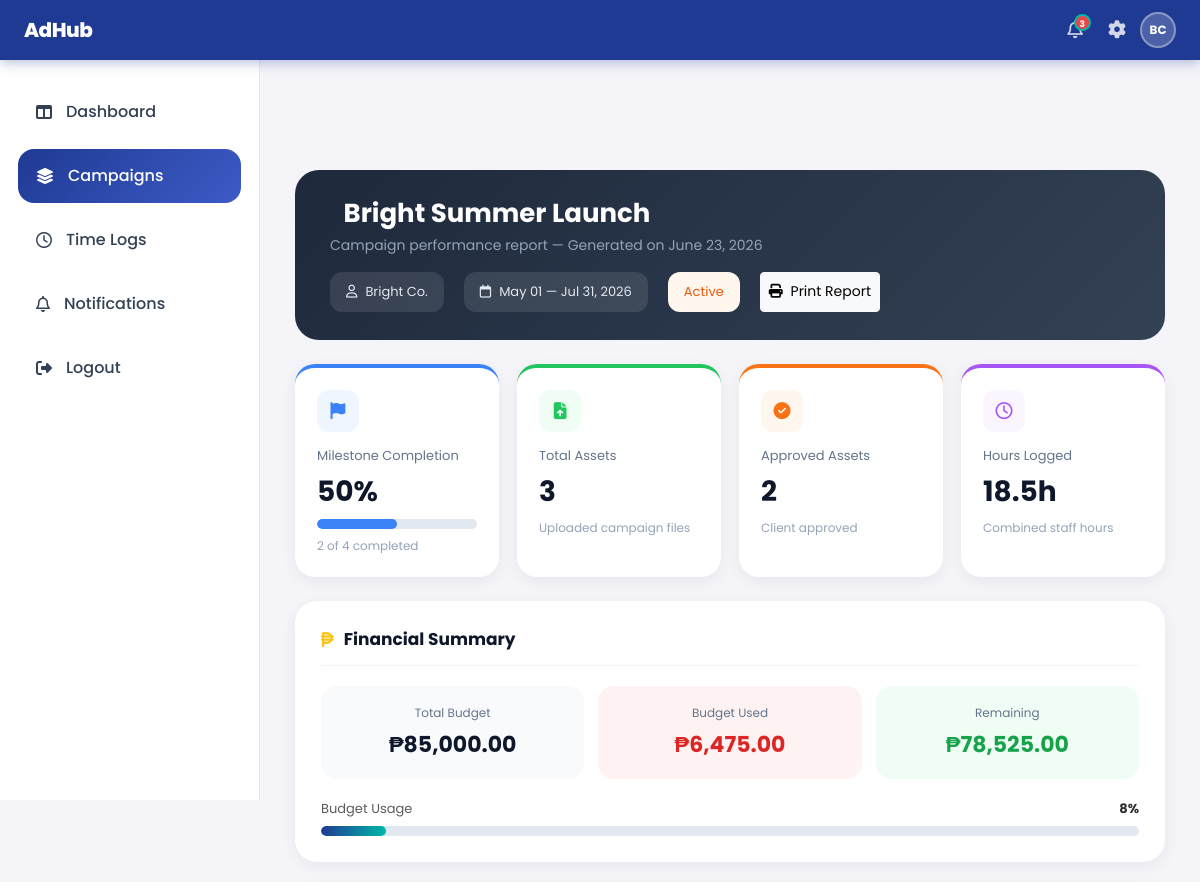
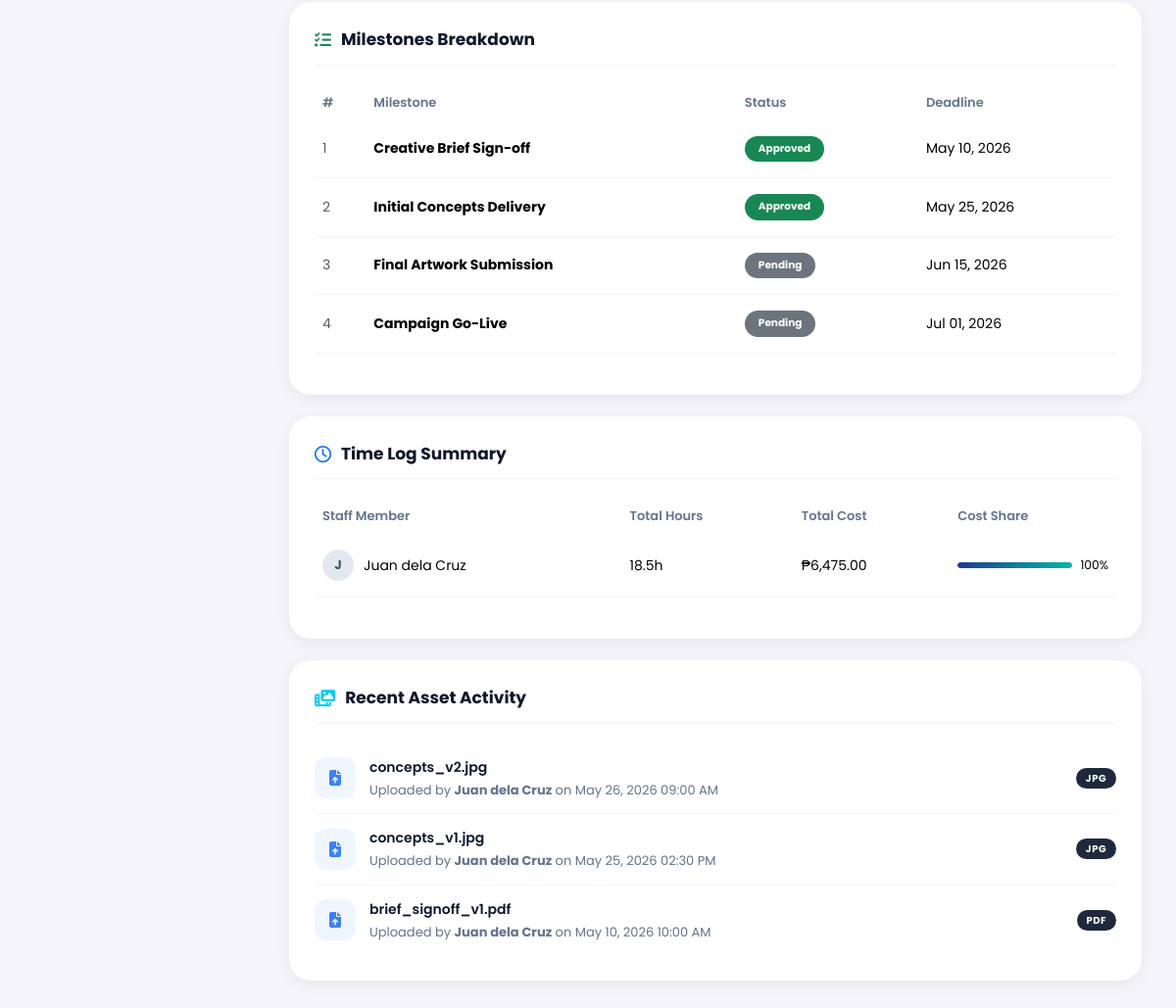
The page /admin/reports/campaign_report.php?id=1 (signed in) on the database its author committed (2 pictures, top to bottom).
### tables this page shows
CREATE TABLE campaigns (
    campaign_id       INT          AUTO_INCREMENT PRIMARY KEY,
    campaign_name     VARCHAR(100),
    description       TEXT,
    budget            DECIMAL(10,2),
    client_id         INT,
    assigned_staff_id INT,
    start_date        DATE,
    deadline          DATE,
    status            VARCHAR(50),
    FOREIGN KEY (client_id)         REFERENCES users(user_id) ON DELETE CASCADE,
    FOREIGN KEY (assigned_staff_id) REFERENCES users(user_id) ON DELETE SET NULL
);

CREATE TABLE users (
    user_id     INT           AUTO_INCREMENT PRIMARY KEY,
    name        VARCHAR(100),
    email       VARCHAR(100)  UNIQUE,
    password    VARCHAR(255),
    role        ENUM('staff','client'),
    is_admin    BOOLEAN       DEFAULT FALSE,
    hourly_rate DECIMAL(10,2),
    profile_img VARCHAR(255)
);

CREATE TABLE milestones (
    milestone_id INT         AUTO_INCREMENT PRIMARY KEY,
    campaign_id  INT,
    title        VARCHAR(100),
    status       ENUM('pending','approved','revision') DEFAULT 'pending',
    deadline     DATE,
    FOREIGN KEY (campaign_id) REFERENCES campaigns(campaign_id) ON DELETE CASCADE
);

CREATE TABLE assets (
    asset_id    INT           AUTO_INCREMENT PRIMARY KEY,
    milestone_id INT,
    file_path   VARCHAR(255),
    file_data   LONGBLOB      NULL,
    file_type   VARCHAR(50)   NULL,
    uploaded_by INT,
    uploaded_at TIMESTAMP     DEFAULT CURRENT_TIMESTAMP,
    FOREIGN KEY (milestone_id) REFERENCES milestones(milestone_id) ON DELETE CASCADE,
    FOREIGN KEY (uploaded_by)  REFERENCES users(user_id)           ON DELETE SET NULL
);

### admin/reports/campaign_report.php (the view, shortened to what this page needs)
<?php
include('../../includes/topbar.php');
$campaign_id = $_GET['id'] ?? 0;
$campaignQuery = mysqli_query($conn,"
    SELECT c.*, u.name as staff_name, cl.name as client_name
    FROM campaigns c
    LEFT JOIN users u  ON c.assigned_staff_id = u.user_id
    LEFT JOIN users cl ON c.client_id = cl.user_id
    WHERE c.campaign_id = '$campaign_id'
");
$campaign = mysqli_fetch_assoc($campaignQuery);
$campaign_name = $campaign['campaign_name'];
$status        = $campaign['status'];
$milestoneData    = mysqli_fetch_assoc(mysqli_query($conn,"
    SELECT COUNT(*) as total, SUM(status='approved') as completed
    FROM milestones WHERE campaign_id = '$campaign_id'
"));
$total_milestones     = $milestoneData['total']     ?? 0;
$completed_milestones = $milestoneData['completed'] ?? 0;
$milestone_percentage = $total_milestones > 0
    ? round(($completed_milestones / $total_milestones) * 100) : 0;
$total_assets = mysqli_fetch_assoc(mysqli_query($conn,"
    SELECT COUNT(*) as c FROM assets a
    LEFT JOIN milestones m ON a.milestone_id = m.milestone_id
    WHERE m.campaign_id = '$campaign_id'
"))['c'] ?? 0;
$approved_assets = mysqli_fetch_assoc(mysqli_query($conn,"
    SELECT COUNT(*) as c FROM approvals ap
    LEFT JOIN milestones m ON ap.milestone_id = m.milestone_id
    WHERE m.campaign_id = '$campaign_id' AND ap.status = 'approved'
"))['c'] ?? 0;
$total_retainer  = $campaign['budget'] ?? 0;
$used_budget     = mysqli_fetch_assoc(mysqli_query($conn,"
    SELECT SUM(cost) as s FROM time_logs WHERE campaign_id = '$campaign_id'
"))['s'] ?? 0;
$remaining_budget  = max(0, $total_retainer - $used_budget);
$budget_percentage = $total_retainer > 0
    ? round(($used_budget / $total_retainer) * 100) : 0;
$total_hours = mysqli_fetch_assoc(mysqli_query($conn,"
    SELECT SUM(hours) as s FROM time_logs WHERE campaign_id = '$campaign_id'
"))['s'] ?? 0;
$milestones = mysqli_query($conn,"
    SELECT * FROM milestones
    WHERE campaign_id = '$campaign_id'
    ORDER BY milestone_id ASC
");
$timeLogs = mysqli_query($conn,"
    SELECT u.name, SUM(t.hours) as total_hours, SUM(t.cost) as total_cost
    FROM time_logs t
    LEFT JOIN users u ON t.staff_id = u.user_id
    WHERE t.campaign_id = '$campaign_id'
    GROUP BY t.staff_id
    ORDER BY total_hours DESC
");
$recent_assets = mysqli_query($conn,"
    SELECT a.*, u.name as uploader
    FROM assets a
    LEFT JOIN users u      ON a.uploaded_by  = u.user_id
    LEFT JOIN milestones m ON a.milestone_id = m.milestone_id
    WHERE m.campaign_id = '$campaign_id'
    ORDER BY a.uploaded_at DESC
    LIMIT 5
");
$statusColors = [
    'planning'  => ['bg' => '#eff6ff', 'color' => '#2563eb', 'label' => 'Planning'],
    'active'    => ['bg' => '#fff7ed', 'color' => '#ea580c', 'label' => 'Active'],
    'review'    => ['bg' => '#faf5ff', 'color' => '#7c3aed', 'label' => 'Review'],
    'completed' => ['bg' => '#f0fdf4', 'color' => '#16a34a', 'label' => 'Completed'],
];
$sc = $statusColors[$status] ?? ['bg' => '#f1f5f9', 'color' => '#64748b', 'label' => ucfirst($status)];
?>
<!DOCTYPE html>
<html lang="en">
<head>
<link href="https://cdn.jsdelivr.net/npm/bootstrap@5.3.3/dist/css/bootstrap.min.css" rel="stylesheet">
<link rel="stylesheet" href="https://cdnjs.cloudflare.com/ajax/libs/font-awesome/6.5.1/css/all.min.css"/>
<link rel="stylesheet" href="/AdHub_V2/assets/css/style.css">
<link rel="stylesheet" href="/AdHub_V2/assets/css/dashboard.css">
</head>
<body>
<div class="sidebar">
    <div class="sidebar-menu">
        <a href="../dashboard/dashboard.php">
            <i class="fa-solid fa-table-columns"></i>
            Dashboard
        </a>
        <a href="../kanban/main_board.php" class="active">
            <i class="fa-solid fa-layer-group"></i>
            Campaigns
        </a>
        <a href="../timelogs/time_logs.php">
            <i class="fa-regular fa-clock"></i>
            Time Logs
        </a>
        <a href="../notifications/notifications.php">
            <i class="fa-regular fa-bell"></i>
            Notifications
        </a>
        <a href="../../auth/logout.php">
            <i class="fa-solid fa-right-from-bracket"></i>
            Logout
        </a>
    </div>
</div>
<div class="main-content">
    <div class="report-banner">
        <div>
            <h1>
                <?= htmlspecialchars($campaign_name); ?>
            </h1>
            <p>Campaign performance report &mdash; Generated on <?= date('F d, Y'); ?></p>
        </div>
        <div class="report-meta">
            <div class="meta-pill">
                <i class="fa-regular fa-user"></i>
                <?= htmlspecialchars($campaign['client_name'] ?? 'No Client'); ?>
            </div>
            <div class="meta-pill">
                <i class="fa-regular fa-calendar"></i>
                <?= date('M d', strtotime($campaign['start_date'])); ?>
                &mdash;
                <?= date('M d, Y', strtotime($campaign['deadline'])); ?>
            </div>
            <div class="meta-pill" style="background:<?= $sc['bg']; ?>; color:<?= $sc['color']; ?>;">
                <?= $sc['label']; ?>
            </div>
            <button onclick="window.print()"
                    class="btn btn-light btn-sm no-print">
                <i class="fa-solid fa-print me-1"></i> Print Report
            </button>
        </div>
    </div>
    <div class="kpi-grid">
        <div class="kpi-card blue">
            <div class="kpi-icon blue"><i class="fa-solid fa-flag"></i></div>
            <div class="kpi-label">Milestone Completion</div>
            <div class="kpi-value"><?= $milestone_percentage; ?>%</div>
            <div class="progress">
                <div class="progress-bar" style="width:<?= $milestone_percentage; ?>%; background:#3b82f6;"></div>
            </div>
            <div class="kpi-sub mt-2"><?= $completed_milestones; ?> of <?= $total_milestones; ?> completed</div>
        </div>
        <div class="kpi-card green">
            <div class="kpi-icon green"><i class="fa-solid fa-file-arrow-up"></i></div>
            <div class="kpi-label">Total Assets</div>
            <div class="kpi-value"><?= $total_assets; ?></div>
            <div class="kpi-sub">Uploaded campaign files</div>
        </div>
        <div class="kpi-card orange">
            <div class="kpi-icon orange"><i class="fa-solid fa-circle-check"></i></div>
            <div class="kpi-label">Approved Assets</div>
            <div class="kpi-value"><?= $approved_assets; ?></div>
            <div class="kpi-sub">Client approved</div>
        </div>
        <div class="kpi-card purple">
            <div class="kpi-icon purple"><i class="fa-regular fa-clock"></i></div>
            <div class="kpi-label">Hours Logged</div>
            <div class="kpi-value"><?= number_format($total_hours, 1); ?>h</div>
            <div class="kpi-sub">Combined staff hours</div>
        </div>
    </div>
    <div class="section-card">
        <div class="section-title">
            <i class="fa-solid fa-peso-sign text-warning"></i>
            Financial Summary
        </div>
        <div class="budget-grid">
            <div class="budget-box" style="background:#f8fafc;">
                <div class="b-label">Total Budget</div>
                <div class="b-value" style="color:#0f172a;">
                    ₱<?= number_format($total_retainer, 2); ?>
                </div>
            </div>
            <div class="budget-box" style="background:#fef2f2;">
                <div class="b-label">Budget Used</div>
                <div class="b-value" style="color:#dc2626;">
                    ₱<?= number_format($used_budget, 2); ?>
                </div>
            </div>
            <div class="budget-box" style="background:#f0fdf4;">
                <div class="b-label">Remaining</div>
                <div class="b-value" style="color:#16a34a;">
                    ₱<?= number_format($remaining_budget, 2); ?>
                </div>
            </div>
        </div>
        <div class="d-flex justify-content-between mb-2" style="font-size:13px;">
            <span class="text-muted">Budget Usage</span>
            <strong><?= $budget_percentage; ?>%
            </strong>
        </div>
        <div class="progress">
            <div class="progress-bar <?= $budget_percentage >= 90 ? 'bg-danger' : 'bg-primary'; ?>"
                 style="width:<?= $budget_percentage; ?>%">
            </div>
        </div>
    </div>
    <div class="section-card">
        <div class="section-title">
            <i class="fa-solid fa-list-check text-success"></i>
            Milestones Breakdown
        </div>
        <?php if(mysqli_num_rows($milestones) > 0){ ?>
        <table class="table custom-table">
            <thead>
                <tr>
                    <th>#</th>
                    <th>Milestone</th>
                    <th>Status</th>
                    <th>Deadline</th>
                </tr>
            </thead>
            <tbody>
            <?php $i = 1; while($mile = mysqli_fetch_assoc($milestones)) {
                $mStatus = $mile['status'];
                $mBadge  = match($mStatus){
                    'approved'  => 'bg-success',
                    'revision'  => 'bg-warning text-dark',
                    default     => 'bg-secondary'
                };
            ?>
                <tr>
                    <td class="text-muted"><?= $i++; ?></td>
                    <td><strong><?= htmlspecialchars($mile['title']); ?></strong></td>
                    <td><span class="badge <?= $mBadge; ?>"><?= ucfirst($mStatus); ?></span></td>
                    <td><?= date('M d, Y', strtotime($mile['deadline'])); ?></td>
                </tr>
            <?php } ?>
            </tbody>
        </table>
        <?php } ?>
    </div>
    <div class="section-card">
        <div class="section-title">
            <i class="fa-regular fa-clock text-primary"></i>
            Time Log Summary
        </div>
        <?php if(mysqli_num_rows($timeLogs) > 0){ ?>
        <table class="table custom-table">
            <thead>
                <tr>
                    <th>Staff Member</th>
                    <th>Total Hours</th>
                    <th>Total Cost</th>
                    <th>Cost Share</th>
                </tr>
            </thead>
            <tbody>
            <?php while($log = mysqli_fetch_assoc($timeLogs)) {
                $share = $used_budget > 0
                    ? round(($log['total_cost'] / $used_budget) * 100) : 0;
            ?>
                <tr>
                    <td>
                        <div style="display:flex; align-items:center; gap:10px;">
                            <div style="
                                width:32px; height:32px; border-radius:50%;
                                background:#e2e8f0; color:#475569;
                                display:flex; align-items:center; justify-content:center;
                                font-weight:700; font-size:13px;
                            ">
                                <?= strtoupper(substr($log['name'], 0, 1)); ?>
                            </div>
                            <?= htmlspecialchars($log['name']); ?>
                        </div>
                    </td>
                    <td><?= number_format($log['total_hours'], 1); ?>h</td>
                    <td>₱<?= number_format($log['total_cost'], 2); ?></td>
                    <td>
                        <div class="d-flex align-items-center gap-2">
                            <div class="progress flex-grow-1" style="height:6px;">
                                <div class="progress-bar bg-primary"
                                     style="width:<?= $share; ?>%"></div>
                            </div>
                            <small><?= $share; ?>%</small>
                        </div>
                    </td>
                </tr>
            <?php } ?>
            </tbody>
        </table>
        <?php } ?>
    </div>
    <div class="section-card">
        <div class="section-title">
            <i class="fa-solid fa-photo-film text-info"></i>
            Recent Asset Activity
        </div>
        <?php if(mysqli_num_rows($recent_assets) > 0){ ?>
            <?php while($asset = mysqli_fetch_assoc($recent_assets)) {
                $ext = strtoupper(pathinfo($asset['file_path'], PATHINFO_EXTENSION));
            ?>
            <div class="activity-item">
                <div class="activity-icon">
                    <i class="fa-solid fa-file-arrow-up"></i>
                </div>
                <div class="flex-grow-1">
                    <div class="activity-name">
                        <?= htmlspecialchars(basename($asset['file_path'])); ?>
                    </div>
                    <div class="activity-meta">
                        Uploaded by <strong><?= htmlspecialchars($asset['uploader']); ?></strong>
                        on <?= date('M d, Y h:i A', strtotime($asset['uploaded_at'])); ?>
                    </div>
                </div>
                <span style="
                    background:#1e293b; color:white;
                    font-size:10px; font-weight:700;
                    padding:3px 10px; border-radius:20px;
                    text-transform:uppercase; letter-spacing:0.5px;
                ">
                    <?= $ext; ?>
                </span>
            </div>
            <?php } ?>
        <?php } ?>
    </div>
</div>
</body>
</html>

### rows shown on the page
campaigns: campaign_name "Bright Summer Launch", client.name "Bright Co.", start_date "May 01", deadline "Jul 31, 2026", status "Active", budget "85,000.00"
milestones: title "Creative Brief Sign-off", status "Approved", deadline "May 10, 2026"
milestones: title "Initial Concepts Delivery", status "Approved", deadline "May 25, 2026"
milestones: title "Final Artwork Submission", status "Pending", deadline "Jun 15, 2026"
milestones: title "Campaign Go-Live", status "Pending", deadline "Jul 01, 2026"
assets: file_path "concepts_v2.jpg", uploaded_by.name "Juan dela Cruz", uploaded_at "May 26, 2026 09:00 AM", file_path "JPG"
assets: file_path "concepts_v1.jpg", uploaded_by.name "Juan dela Cruz", uploaded_at "May 25, 2026 02:30 PM", file_path "JPG"
assets: file_path "brief_signoff_v1.pdf", uploaded_by.name "Juan dela Cruz", uploaded_at "May 10, 2026 10:00 AM", file_path "PDF"

### other values the page prints
$unread_count "3"
$initials "BC"
$milestone_percentage "50"
$completed_milestones "2"
$total_milestones "4"
$total_assets "3"
$approved_assets "2"
$total_hours "18.5"
$used_budget "6,475.00"
$remaining_budget "78,525.00"
$budget_percentage "8"
substr($log['name'], 0, 1) "J"
$log['name'] "Juan dela Cruz"
$log['total_hours'] "18.5"
$log['total_cost'] "6,475.00"
